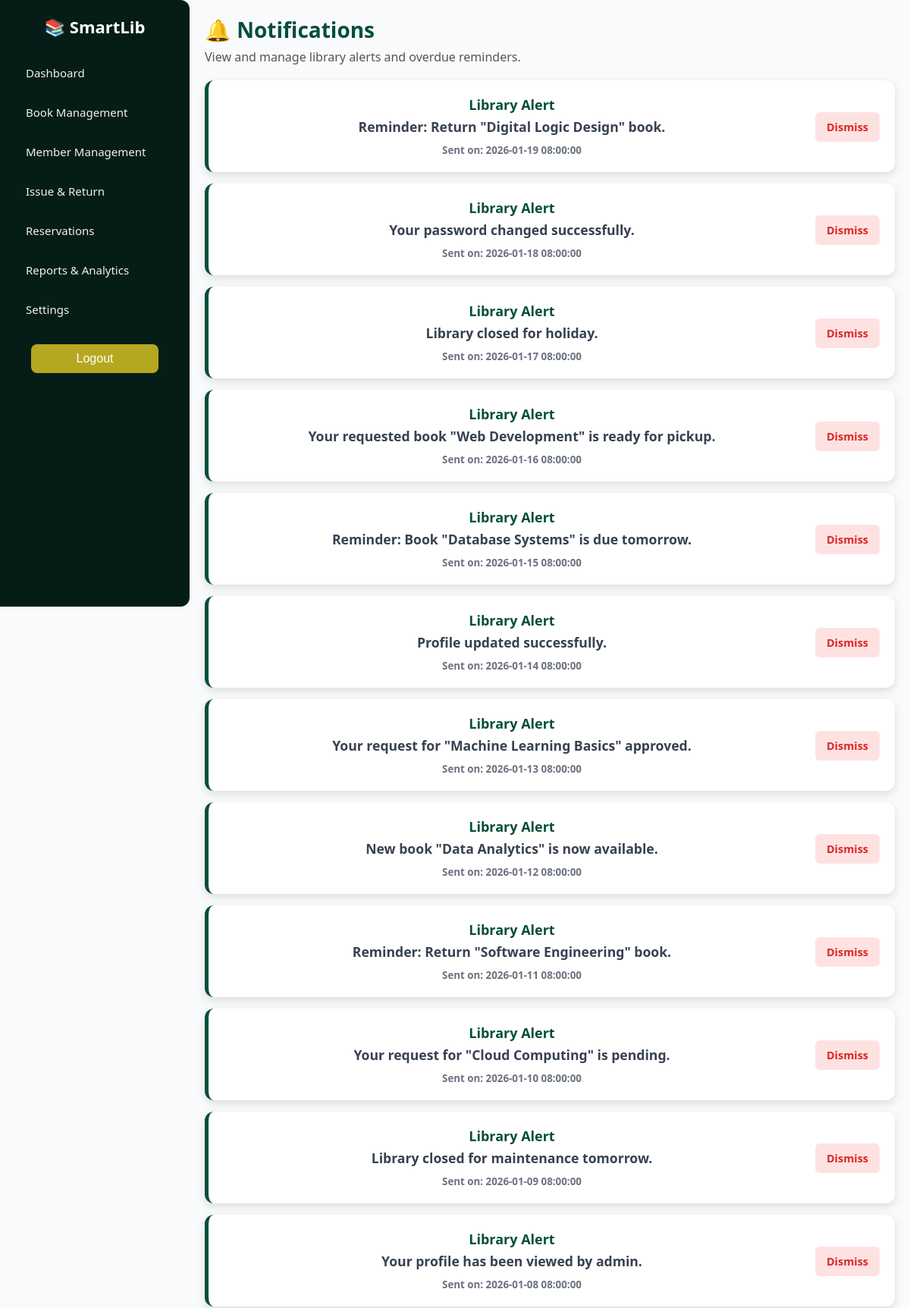
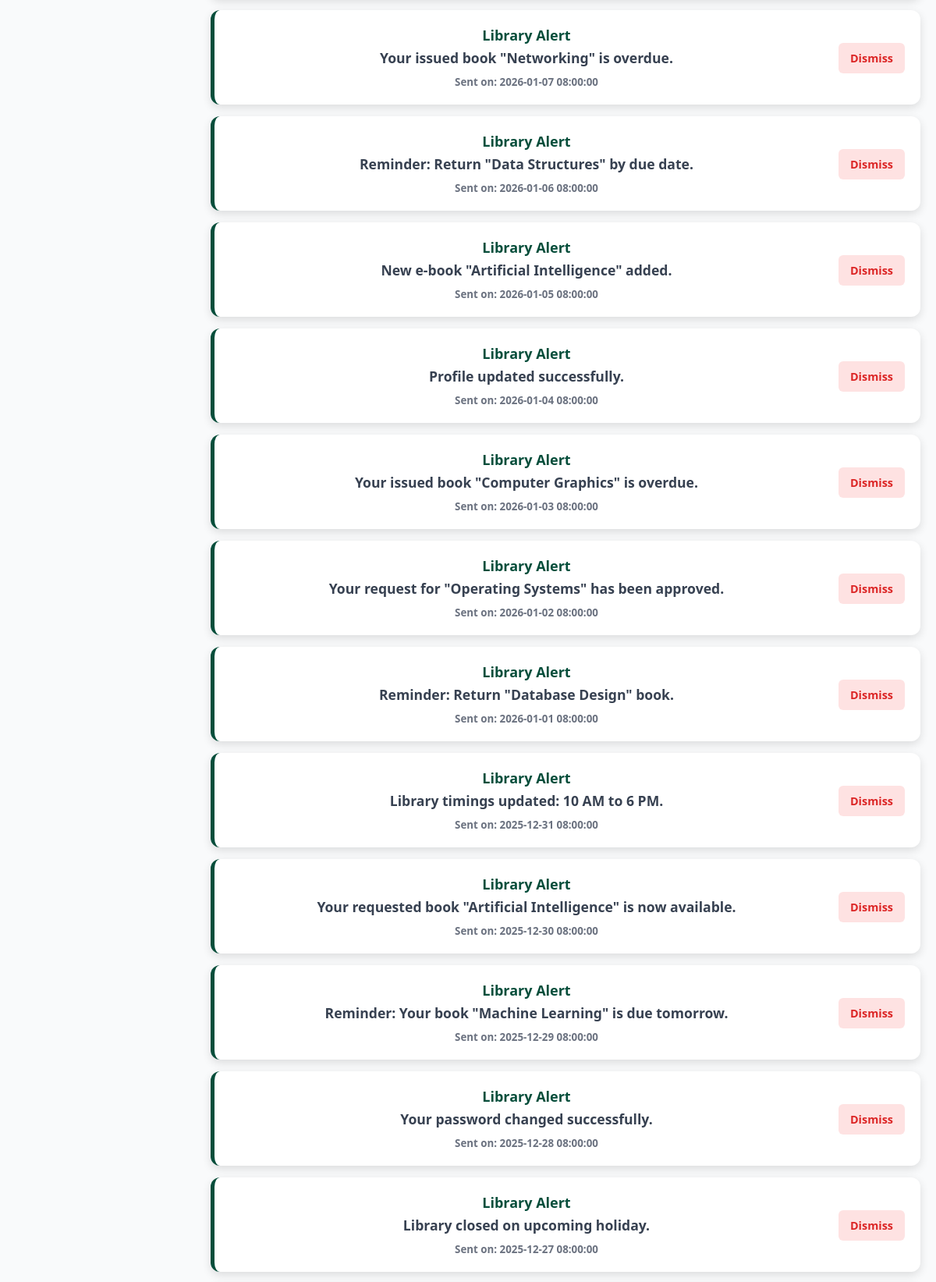
Screenshot of /librarian/notifications.php (signed in, upper part) with the database file from the repository (2 pictures, top to bottom).
### tables this page shows
CREATE TABLE `notifications` (
  `notification_id` int(11) NOT NULL,
  `member_id` int(11) DEFAULT NULL,
  `message` text DEFAULT NULL,
  `date_sent` timestamp NOT NULL DEFAULT current_timestamp(),
  `is_read` tinyint(1) DEFAULT 0
);

### librarian/notifications.php (the view, shortened to what this page needs)
<?php
include '../SmartLib.php';
$query = "SELECT * FROM notifications ORDER BY date_sent DESC";
$notifications = $conn->query($query);
?>
<!DOCTYPE html>
<html lang="en">
<head>
  <link rel="stylesheet" href="../assets/styles/theme.css">
  <link rel="stylesheet" href="../assets/styles/layout.css">
</head>
<body>
  <?php include '../partials/sidebar.php'; ?>
  <div class="main-content">
    <header>
      <h1>🔔 Notifications</h1>
      <p>View and manage library alerts and overdue reminders.</p>
    </header>
    <div class="notification-container" style="margin-top: 20px;">
      <?php if ($notifications->num_rows === 0): ?>
        <div class="card" style="text-align:center; padding: 40px;">
          <p>No notifications available at this time.</p>
        </div>
      <?php else: ?>
        <?php while ($n = $notifications->fetch_assoc()): ?>
          <div class="card"
            style="margin-bottom: 15px; display: flex; justify-content: space-between; align-items: center; padding: 20px; border-left: 5px solid #064e3b;">
            <div style="flex: 1;">
              <h3 style="margin: 0 0 5px 0; color: #064e3b;">Library Alert</h3>
              <p style="margin: 0; font-size: 1.1em; color: #374151;">
                <?= htmlspecialchars($n['message']) ?>
              </p>
              <small style="display: block; margin-top: 10px; color: #6b7280; font-weight: bold;">
                Sent on: <?= htmlspecialchars($n['date_sent']) ?>
              </small>
            </div>
            <div style="margin-left: 20px;">
              <a href="?delete=<?= $n['notification_id'] ?>"
                style="background: #fee2e2; color: #dc2626; padding: 10px 15px; border-radius: 6px; text-decoration: none; font-weight: bold; font-size: 0.9em;"
                onclick="return confirm('Delete this notification?')">
                Dismiss
              </a>
            </div>
          </div>
        <?php endwhile; ?>
      <?php endif; ?>
    </div>
  </div>
</body>
</html>

### assets/styles/theme.css (style rules this page uses)
:root { --green-950: #03110d; --green-900: #061d17; --green-800: #083326; --green-700: #064e3b; --green-600: #1f5134; --green-500: #2f6b4a; --green-400: #3a5a40; --green-300: #7fbf9f; --green-200: #bfe3d1; --green-100: #e7f5ef; --accent: #10b981; --danger: #c0392b; --warning: #b5a820; --text: #333333; --muted: #555555; --bg: #f9fafb; --white: #ffffff; --shadow: 0 4px 12px rgba(0, 0, 0, 0.12); --soft-shadow: 0 6px 18px rgba(0, 0, 0, 0.14); --radius: 12px; }
* { margin: 0; padding: 0; box-sizing: border-box; }
html, body { height: 100%; font-family: "Segoe UI", Arial, sans-serif; color: var(--text); background: var(--bg); }

### assets/styles/layout.css (style rules this page uses)
.main-content { margin-left: 250px; padding: 20px; width: calc(100% - 250px); }
header h1 { font-size: 28px; margin-bottom: 6px; color: var(--green-700); }
header p { color: var(--muted); }
.card { background: var(--white); padding: 20px; border-radius: var(--radius); box-shadow: var(--shadow); text-align: center; transition: transform 0.2s ease; }
.card h3 { font-size: 18px; margin-bottom: 10px; color: var(--green-700); }
.card p { font-size: 20px; font-weight: 700; color: #111; }

### rows the page displays
notifications: message "Reminder: Return \"Digital Logic Design\" book.", date_sent "2026-01-19 08:00:00"
notifications: message "Your password changed successfully.", date_sent "2026-01-18 08:00:00"
notifications: message "Library closed for holiday.", date_sent "2026-01-17 08:00:00"
notifications: message "Your requested book \"Web Development\" is ready for pickup.", date_sent "2026-01-16 08:00:00"
notifications: message "Reminder: Book \"Database Systems\" is due tomorrow.", date_sent "2026-01-15 08:00:00"
notifications: message "Profile updated successfully.", date_sent "2026-01-14 08:00:00"
notifications: message "Your request for \"Machine Learning Basics\" approved.", date_sent "2026-01-13 08:00:00"
notifications: message "New book \"Data Analytics\" is now available.", date_sent "2026-01-12 08:00:00"
notifications: message "Reminder: Return \"Software Engineering\" book.", date_sent "2026-01-11 08:00:00"
notifications: message "Your request for \"Cloud Computing\" is pending.", date_sent "2026-01-10 08:00:00"
notifications: message "Library closed for maintenance tomorrow.", date_sent "2026-01-09 08:00:00"
notifications: message "Your profile has been viewed by admin.", date_sent "2026-01-08 08:00:00"
notifications: message "Your issued book \"Networking\" is overdue.", date_sent "2026-01-07 08:00:00"
notifications: message "Reminder: Return \"Data Structures\" by due date.", date_sent "2026-01-06 08:00:00"
notifications: message "New e-book \"Artificial Intelligence\" added.", date_sent "2026-01-05 08:00:00"
notifications: message "Profile updated successfully.", date_sent "2026-01-04 08:00:00"
notifications: message "Your issued book \"Computer Graphics\" is overdue.", date_sent "2026-01-03 08:00:00"
notifications: message "Your request for \"Operating Systems\" has been approved.", date_sent "2026-01-02 08:00:00"
notifications: message "Reminder: Return \"Database Design\" book.", date_sent "2026-01-01 08:00:00"
notifications: message "Library timings updated: 10 AM to 6 PM.", date_sent "2025-12-31 08:00:00"
notifications: message "Your requested book \"Artificial Intelligence\" is now available.", date_sent "2025-12-30 08:00:00"
notifications: message "Reminder: Your book \"Machine Learning\" is due tomorrow.", date_sent "2025-12-29 08:00:00"
notifications: message "Your password changed successfully.", date_sent "2025-12-28 08:00:00"
notifications: message "Library closed on upcoming holiday.", date_sent "2025-12-27 08:00:00"
